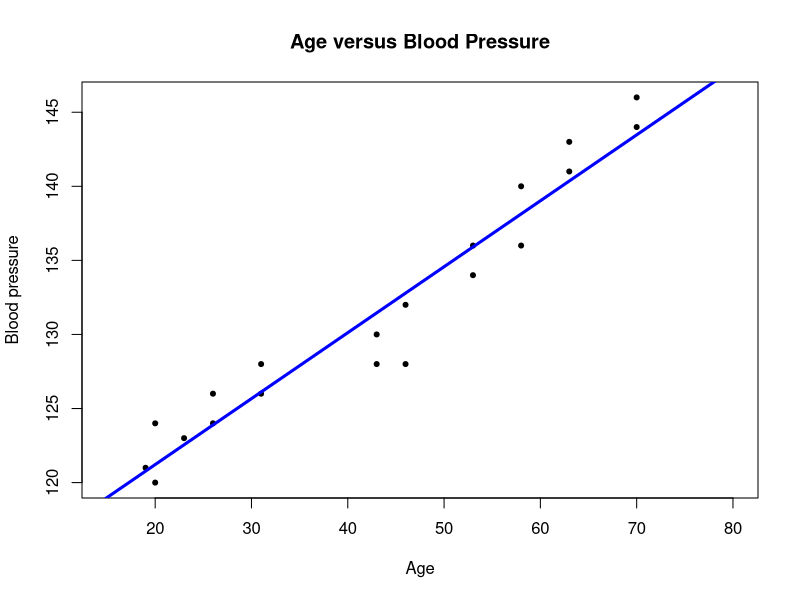
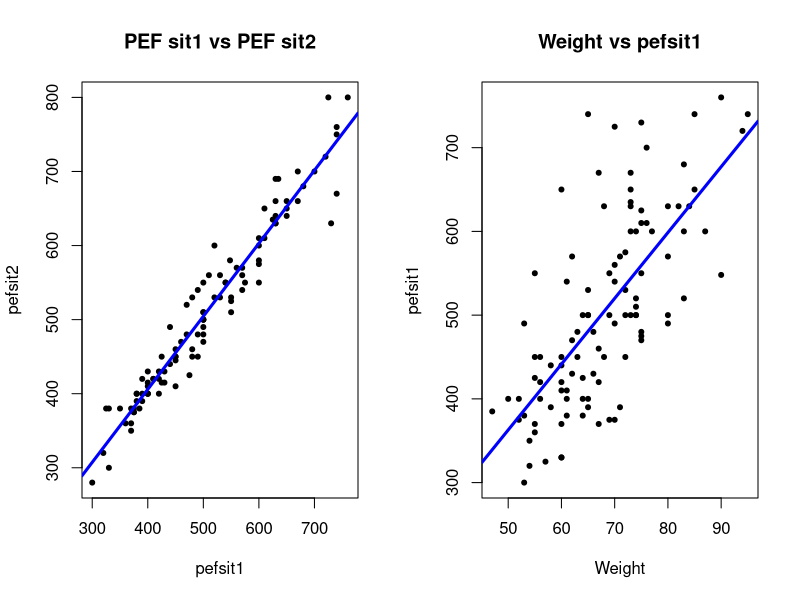
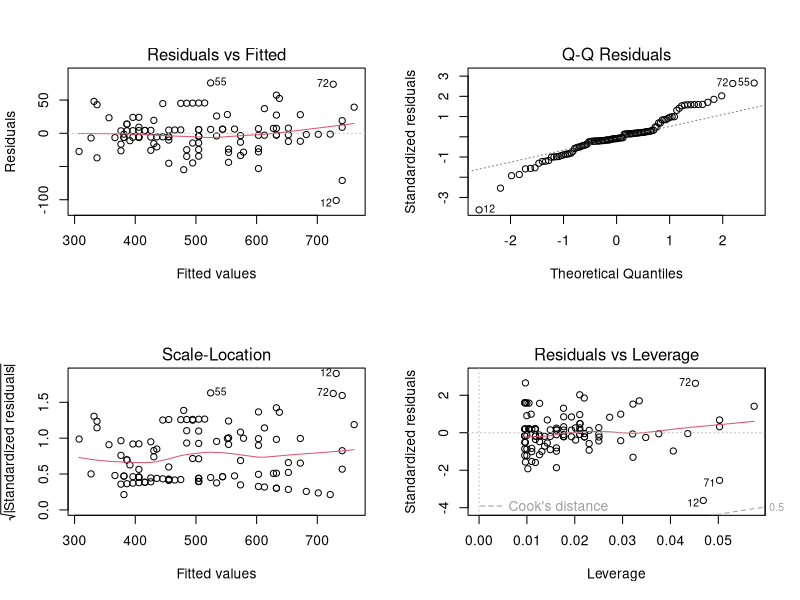
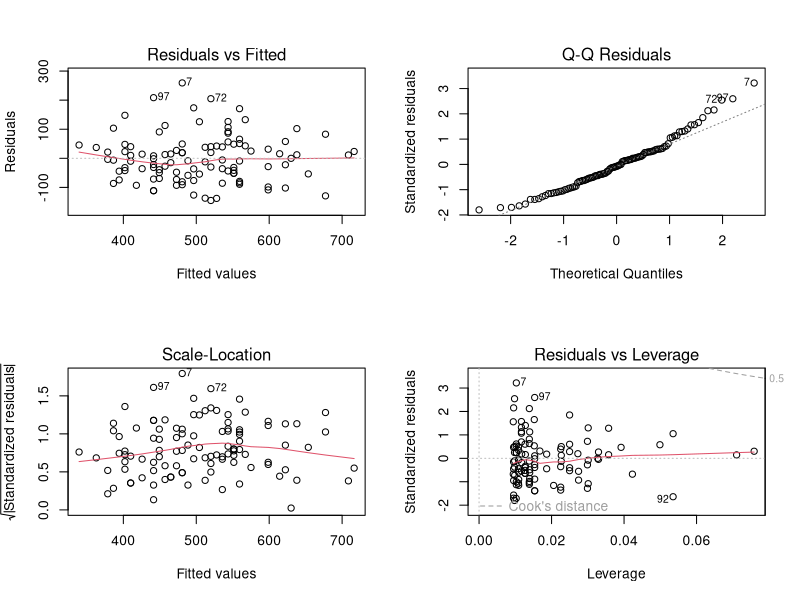
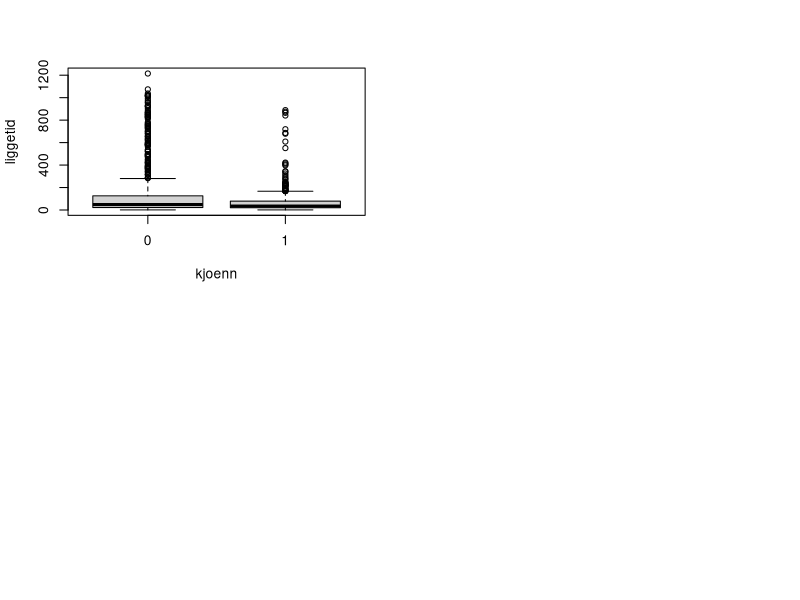
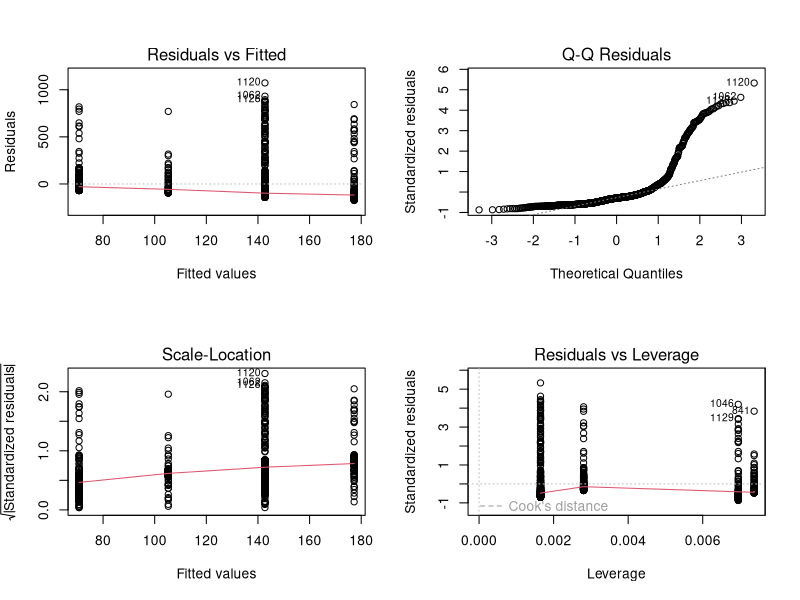
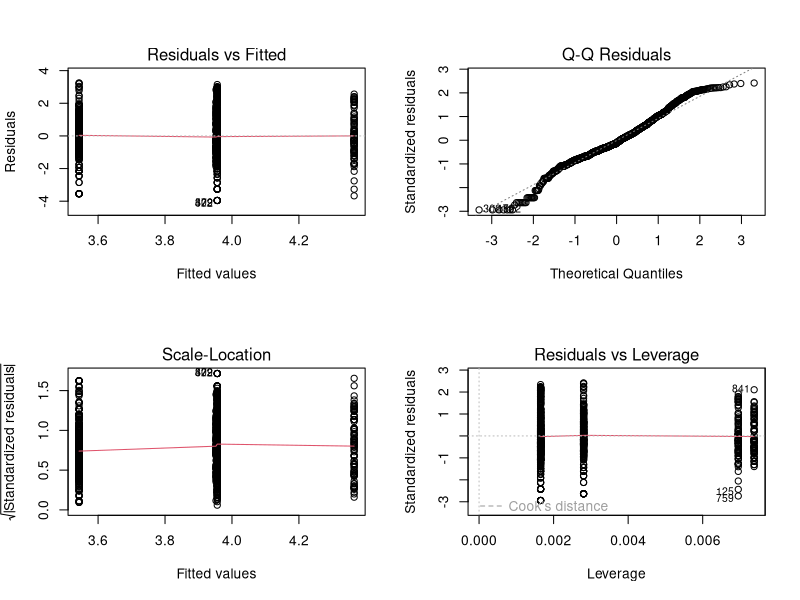

Write R code to recreate these figures, in order.
# code for regression analysis I, II

# EXERCISE 1 ----
# blood pressure 

bp <- read.csv('./lab/data/bp.csv')
head(bp)

# 1a) ----

# correlation age vs bp
cor(bp$Age, bp$bloodpressure)

# or,
cor(bp)

# 95% CI, p-value
cor.test(bp$Age, bp$bloodpressure) 


# 1b) ----

# fit a linear regression model
model_age_bp <- lm(bloodpressure ~ Age, data = bp)
summary(model_age_bp)

# to predict (insert x), you need to put data in a data frame
predict(model_age_bp, 
        newdata = data.frame(Age = c(40, 75)), 
        interval = 'prediction')



# visually, 
plot(x = bp$Age, y = bp$bloodpressure, 
     main = 'Age versus Blood Pressure', 
     xlab = 'Age', ylab = 'Blood pressure', 
     pch = 20, 
     xlim = c(15, 80))
abline(lm(bloodpressure ~ Age, data = bp), 
       col = 'blue', lwd = 3)




# __________ ----
# EXERCISE 2 ----
# lung data 

lung_data <- read.csv('./lab/data/PEFH98-english.csv')
head(lung_data)


# assign variables 
pefsit1 <- lung_data$pefsit1
pefsit2 <- lung_data$pefsit2
weight <- lung_data$weight



# 2a) -----

par(mfrow = c(1, 2)) # make plots in 1 row 2 col

# scatter plot: pefsit2 vs pefsit1
plot(x = pefsit1, y = pefsit2, 
     main = 'PEF sit1 vs PEF sit2', 
     xlab = 'pefsit1', ylab = 'pefsit2', 
     pch = 20)
abline(lm(pefsit2 ~ pefsit1, data = lung_data), 
       col = 'blue', lwd = 3)

# scatter plot: pefsit1 vs weight
plot(x = weight, y = pefsit1, 
     main = 'Weight vs pefsit1', 
     xlab = 'Weight', ylab = 'pefsit1', 
     pch = 20)
abline(lm(pefsit1 ~ weight, data = lung_data), 
       col = 'blue', lwd = 3)




# 2b) ----

cor(pefsit2, pefsit1) # need to remove NA here

which(is.na(pefsit1)) # no missing
which(is.na(pefsit2)) # 66th missing

# option 1: cor() removes NA for you 
# specify use complete observations
cor(pefsit2, pefsit1, use = 'complete.obs')

 
# option 2: you process (remove) the row of missing 
# from both variables (remove element 66)
pefsit2_narm <- pefsit2[!is.na(pefsit2)]
pefsit1_narm <- pefsit1[!is.na(pefsit2)]

# use pefsit2_narm instead of pefsit2 to compute cor
# should be the same
cor(pefsit2_narm, pefsit1_narm)



# pefsit1, weight
cor(pefsit1, weight)


# pairwise for multiple pairs 
# use age, height, weight, pefsit1, pefsit2, pefsit3, pefmean
# select a smaller dataset 
lungdata2 <- lung_data[, c('age', 'height', 'weight', 'pefsit1', 
                           'pefsit2', 'pefsit3', 'pefmean')]

head(lungdata2, 3)

# produce correlation matrix for all the variables here
round(cor(lungdata2, use = 'complete.obs'), digits = 2)
# round(1.2345, digits = 2) gives 1.23


# 2c) ----

# pef2 vs pef 1
lm_pef2_pef1 <- lm(pefsit2 ~ pefsit1, data = lung_data)
summary(lm_pef2_pef1)



# pef1 vs weight 
lm_pef1_weight <- lm(pefsit1 ~ weight, data = lung_data)
summary(lm_pef1_weight)


# 2d) ----
# residual analysis
par(mfrow = c(2, 2)) # plot 2 by 2
plot(lm_pef2_pef1)

plot(lm_pef1_weight)


# 2e) ----
# multivariate 

# pefsit1 vs (weight, gender)
# note that we converted gender into categorical
lm_pef1_weight_gender <- lm(pefsit1 ~ weight + gender, 
                            data = lung_data)
# lm_pef1_weight_gender
summary(lm_pef1_weight_gender)


# 2f) ----
# we can try two sets
# 1. height weight gender
lm_pefm_height_weight_gen <- lm(pefmean ~ height + weight + gender, 
                                data = lung_data)

summary(lm_pefm_height_weight_gen)

# 2. weight gender
lm_pefm_weight_gen <- lm(pefmean ~ weight + gender, 
                                data = lung_data)

summary(lm_pefm_weight_gen)



# __________ ----
# EXERCISE 3 ----

# liggetid data

liggetid <- read.csv('./lab/data/liggetid.csv')
head(liggetid)

# 3a) ----
# boxplot for men and women: length of stay (liggetid)

boxplot(liggetid ~ kjoenn, data = liggetid)

# 3b) ----
# response (dep): liggetid
# predictor (indep): kjoenn, slag

lm_ligge <- lm(liggetid ~ slag + kjoenn, 
               data = liggetid)
summary(lm_ligge)

# visualize the residual
par(mfrow = c(2, 2))
plot(lm_ligge)

# 3c) ----
# response (dep): log transformed (lnliggti)
# predictor (indep): kjoenn, slag

lm_logligge <- lm(lnliggti ~ slag + kjoenn, 
                  data = liggetid)
summary(lm_logligge)

par(mfrow = c(2, 2))
plot(lm_logligge)









